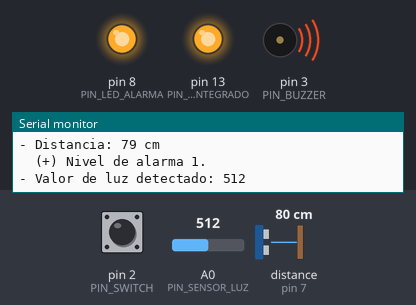
The sketch below on a simulated Arduino Uno, built with avr-gcc and run on an emulated ATmega328P. Parts: output pins drawn as LEDs (lit = HIGH), buzzer (waves = sounding), the last lines printed to the serial monitor. Wiring (inferred from the names in the program): ultrasonic range finder: trigger pin 12; echo pin 7. Dashed ring = blinking. The inputs (shaded band) are chosen by the test bench; at power-on: pin 2 (PIN_SWITCH) HIGH, distance to the obstacle (sensor on pin 7) 80 cm, A0 (PIN_SENSOR_LUZ) = 512. The echo pulse lasts 58.3 µs per cm; pins used as bus, display or sensor lines are not drawn.

Above: at 1.2 s.
1.3 s: pin 2 (PIN_SWITCH) pulled LOW for 0.15 s
At 2.0 s:
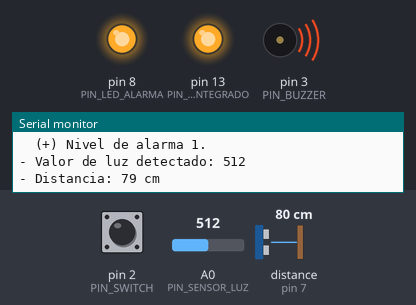
3.0 s: pin 2 (PIN_SWITCH) pulled LOW for 1 s
At 3.6 s:
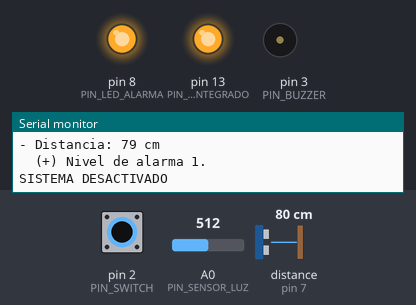
7.0 s: distance to the obstacle (sensor on pin 7) set to 98 cm
10.0 s: distance to the obstacle (sensor on pin 7) set to 104 cm
13.0 s: A0 (PIN_SENSOR_LUZ) set to 390
At 13.6 s:
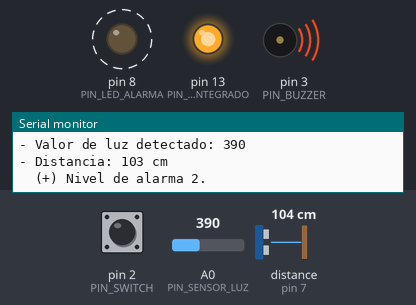
16.0 s: A0 (PIN_SENSOR_LUZ) set to 710
At 19.7 s:
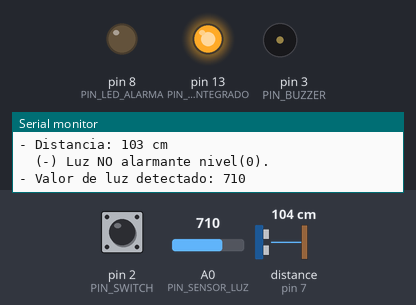
Timing chart, 0 to 20.0 s (numbered marks = the images above; inputs shaded):
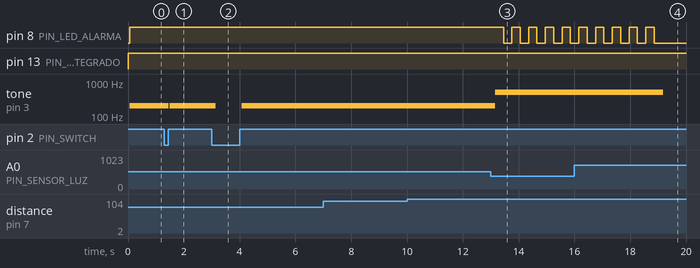

Measured:
- after the input at 1.3 s, tone on pin 3 (PIN_BUZZER): 200 Hz → silent after 0.17 s, → 200 Hz 0.03 s later
- after the input at 3.0 s, tone on pin 3 (PIN_BUZZER): 200 Hz → silent after 0.14 s, → 200 Hz 0.93 s later
- after the input at 13.0 s, pin 8 (PIN_LED_ALARMA): alternates HIGH for 0.30 s and LOW for 0.30 s, starting after 0.46 s; tone on pin 3 (PIN_BUZZER): 200 Hz → 500 Hz after 0.16 s
- after the input at 16.0 s, pin 8 (PIN_LED_ALARMA): goes on until 18.9 s, then stays LOW; tone on pin 3 (PIN_BUZZER): 500 Hz → silent after 3.2 s

The sketch:

_2-level_alarm.ino
```cpp
// DESCOBRINT L’INTERNET DE LES COSES A TRAVÉS D’ARDUINO
// - UPF Campus Junior 2018
// - Atrapa a un Intruso

// SENSOR DE LUZ
int PIN_SENSOR_LUZ = A0;  // PIN para el input del sensor de luz
int valor_sensor_luz;     // Variable para guardar el valor que leemos del sensor
int alarma_activada = 0;
int estado_switch = 0;

// LED DE ALARMA
const int PIN_LED_ALARMA = 8;           // PIN digital para activar el LED de alarma
const int THRESHOLD_ALARMA_LUZ = 600;   // Valor minimo que se debe percibir para NO activar la alarma (si es menor, se activa la alarma)

// SWITCH DE ACTIVACION DEL SISTEMA

const int PIN_LED_INTEGRADO = 13;   // PIN digital para activar el LED integrado
const int PIN_SWITCH = 2;  // PIN para el input del switch
int sistema_activo = 0;  // Variable para detectar si el sistema esta activo (ON) o no (OFF)


// BUZZER
const int PIN_BUZZER = 3;   // PIN para el buzzer (alarma sonora)

const int frecuencia_buzzer = 880;  // Frecuencia sonido buzzer en Hz
//***************************************

// SENSOR DE PROXIMIDAD HR-SR04
const int PIN_HR_ECHO = 7;        // PIN echo del HR-SR04
const int PIN_HR_TRIGG = 12;      // PIN trigger del HR-SR04
long duracion_hr;                 // Duracion entre rayos (ida y vuelta)
long distancia_hr;                // Distancia estimada del objeto detectado
const int UMBRAL_ALARMA_DISTANCIA = 100; // Valor minimo para saltar alarma por distancia [cm]
//**********************************
int tiempo_entre_medidas = 1000;  // Tiempo entre dos medidas consecutivas [ms]


void setup() {

  pinMode(PIN_LED_ALARMA, OUTPUT);  // Inicializar PIN del LED de alarma como salida (output)
  pinMode(PIN_LED_INTEGRADO, OUTPUT);  // Inicializar PIN del LED integrado como salida (output)
  pinMode(PIN_SWITCH, INPUT);
  pinMode(PIN_BUZZER, OUTPUT);      // Inicializar PIN del BUZEER como salida (output)
  pinMode(PIN_HR_TRIGG, OUTPUT);    // Inicializar PIN del TRIGGER del sensor de proximidad como salida (output). Para el rayo que lanzamos.
  pinMode(PIN_HR_ECHO, INPUT);      // Inicializar PIN del ECHO del sensor de proximidad como entrada (input). Para el rayo rebotado que recibimos.

  Serial.begin(9600); // Setear comunicación serial con la placa Arduino (NO TOCAR)

  Serial.println("¡SISTEMA DE ALARMA DEL GRUPO 2!");

}

void loop() {

  estado_switch = digitalRead(PIN_SWITCH); // Leer de sensor digital (0 o 1)

    if(!alarma_activada && estado_switch){
      Serial.println("SISTEMA ACTIVO");
    } else if(!estado_switch && alarma_activada) {
      Serial.println("SISTEMA DESACTIVADO");
    }

  alarma_activada = estado_switch;

  if(alarma_activada == 1){

    digitalWrite(PIN_LED_INTEGRADO,HIGH); // Encender LED integrado

    valor_sensor_luz = analogRead(PIN_SENSOR_LUZ);  // Leer el valor percibido por el sensor
    Serial.print("- Valor de luz detectado: ");   // Printar el valor percibido por el sensor por consola
    Serial.println(valor_sensor_luz);

   // SENSOR DE PROXIMIDAD
    // Tomar muestra de distancia
    digitalWrite(PIN_HR_TRIGG, LOW);          // Desactivar muestreo
    delayMicroseconds(2);                     // Pequeno retraso para medir distancia
    digitalWrite(PIN_HR_TRIGG, HIGH);         // Activar muestreo
    delayMicroseconds(10);                    // Pequeno retraso para medir distancia
    digitalWrite(PIN_HR_TRIGG, LOW);          // Activar muestreo de nuevo
    duracion_hr = pulseIn(PIN_HR_ECHO, HIGH); // Medir tiempo
    distancia_hr = (duracion_hr/2) / 29.1;    // Estimar distancia
    Serial.print("- Distancia: ");
    Serial.print(distancia_hr); // Printar el valor percibido por el sensor por consola
    Serial.println(" cm");


    if((valor_sensor_luz < 700 && valor_sensor_luz > 400) || (distancia_hr < 100 && distancia_hr > 50)){
      Serial.println("  (+) Nivel de alarma 1.");
        digitalWrite(8,HIGH);
        tone(3,200);

    } else if(valor_sensor_luz < 400 || distancia_hr < 50){
      Serial.println("  (+) Nivel de alarma 2.");
        //led parpadeante
        tone(3,500);
        for(int i = 0; i < 10; i++){
          digitalWrite(PIN_LED_ALARMA,HIGH);
          delay(300);
          digitalWrite(PIN_LED_ALARMA,LOW);
          delay(300);
        }
    }
    else{
      Serial.println("  (-) Luz NO alarmante nivel(0).");
      digitalWrite(PIN_LED_ALARMA, LOW);  // Apagar LED de alarma
      noTone(3);
    }

  }
      else{
    delay(100);
    noTone(3);
      }
}
```
